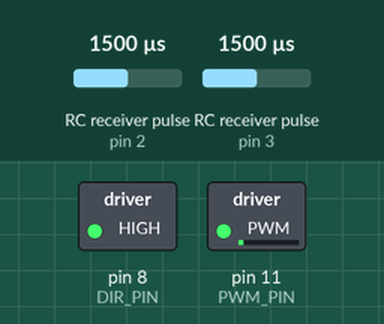
Simulated run of this sketch. Board: Arduino Uno, built with avr-gcc and run on an emulated ATmega328P. On the bench: switched loads named in the sketch (green lamp = pin HIGH). Wiring (inferred from the names in the program): 2 × RC receiver channel: data pin 2 / data pin 3. The test bench sets the inputs (shaded band); at power-on: RC receiver pulse (sensors on pin 2, pin 3) 1500 µs.

Above: at 0.1 s.
Timing chart, 0 to 1.6 s (numbered marks = the images above):
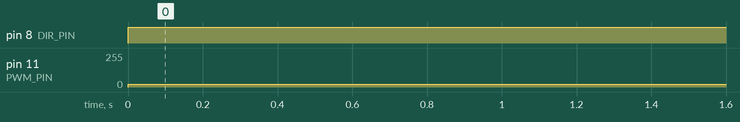

Measured:
- by itself, pin 8 (DIR_PIN): LOW → HIGH at 0.00 s
- by itself, pin 11 (PWM_PIN): 0/255 → 20/255 at 0.00 s

The sketch:

test2_codeur.ino
```cpp
/*
 * LECTURE DES DONNES DU CODEUR INCREMENTALE : SENS et VITESSE
 */

// Debug Arduino communication
#define DEBUG         false

#if DEBUG
#define DEBUG_BEGIN(x);     Serial.begin(x);
#define DEBUG_PRINT(x);     Serial.print(x);
#define DEBUG_PRINTLN(x);   Serial.println(x);
#else
#define DEBUG_BEGIN(x);
#define DEBUG_PRINT(x);
#define DEBUG_PRINTLN(x);
#endif

// Motor
#define PWM_PIN       11
#define DIR_PIN       8
#define BRAKE_PIN     9

// Codeur (pins d'interruptions)
#define CANAL_A_PIN   2
#define CANAL_B_PIN   3

#define RESOLUTION_C  500

// Directions moteurs
#define DIR_STOP      0
#define DIR_FORWARD   1
#define DIR_BACKWARD  2
#define DIR_ERROR     3

// Etats des canaux A et B du codeur

#define STATE_0       0
#define STATE_1       1
#define STATE_2       2
#define STATE_3       3

#define TIMEOUT       1


boolean dir_cmd   = true;          // Commande de Direction de rotation (true -> avant ; false -> arrière) du moteur
volatile int dir_read = 0;         // Commande de Direction de rotation du moteur

unsigned long time_counter_start;  // en [µs]
unsigned long time_counter_stop;   // en [µs]
unsigned long time_diff;           // en [µs]

unsigned long vitesse;             // en [tr/min]

volatile int state = 0;            // Etat actuel du codeur (voir machine à état)
volatile int next_state = 0;       // Etat suivant du codeur (voir machine à état)

volatile boolean imp_A = 0;        // Etat canal A du codeur
volatile boolean imp_B = 0;        // Etat canal B du codeur

volatile int compteurPeriode = 0;  // Compte jusqu'à TIMEOUT avant de faire le calcul de vitesse
volatile int stopvar = 0;

/*
 * Setup the pin outputs
 */
void setup()
{
  // Debug Arduino initialisation
  DEBUG_BEGIN(115200);
  DEBUG_PRINTLN("Demarrage d'une session DEBUG");

  // Motors Driver pins
  pinMode(DIR_PIN , OUTPUT);
  pinMode(PWM_PIN , OUTPUT);

  // Fréquence pwm à 31.3 kHz
  TCCR1B = TCCR1B & B11111000 | B00000001;
  TCCR2B = TCCR2B & B11111000 | B00000001;

  // Initialisation des entrées roue codeuse et de la routine d'interruption
  setup_roues_codeuses();
}

void loop()
{

  if (stopvar==1){
      analogWrite(PWM_PIN , 0);
    }
   else{
      analogWrite(PWM_PIN , 20);
    }
  digitalWrite(DIR_PIN , 1);

  /* test compteur
  time_counter_start = micros();
  delayMicroseconds(1000);
  time_counter_stop = micros();
  time_diff = time_counter_stop - time_counter_start;

  DEBUG_PRINT("Time : ");
  DEBUG_PRINTLN(time_diff);
  */
}

/*
 * Gestion des interruptions :
 *
 * INT0 correspond à la broche 2 des Arduino a base d’AVR et INT1 correspond à la broche 3.
 * Pour accrocher une routine d’interruption à un état ou un changement d’état de l’une de ces
 * broches on va utiliser la fonction attachInterrupt(...).
 *
 * Cette fonction prend 3 arguments :
 * - le numéro d’interruption externe,
 * - la fonction à appeler quand l’interruption survient
 * - la condition selon laquelle l’interruption survient.
 */
/*
 * Setup des informations des roues codeuses
 */
void setup_roues_codeuses()
{
    pinMode(CANAL_A_PIN , INPUT);
    pinMode(CANAL_B_PIN , INPUT);

    attachInterrupt(0, gestion_Codeur, CHANGE);  // Interrpution sur flanc montant/flanc descendant de CANAL_A_PIN
    attachInterrupt(1, gestion_Codeur, CHANGE);  // Interrpution sur flanc montant/flanc descendant de CANAL_B_PIN

    imp_A = digitalRead(CANAL_A_PIN);
    imp_B = digitalRead(CANAL_B_PIN);

    state = get_Encoder_State(imp_A, imp_B); // Etat initial de la sortie codeur
    time_counter_start = micros();
}


void gestion_Codeur()
{
  //if (compteurPeriode == TIMEOUT){
      //timeoutInterrupt();
      //compteurPeriode = 0;
    //}
  //else{compteurPeriode++;}
    // Lecture des canaux A et B du codeur
    imp_A = digitalRead(CANAL_A_PIN);
    imp_B = digitalRead(CANAL_B_PIN);
    //DEBUG_PRINT(imp_A);
    //DEBUG_PRINTLN(imp_B);

    next_state = get_Encoder_State(imp_A, imp_B);

    switch(state)
    {
      case STATE_0 : // 00
        switch(next_state)
        {
          case STATE_0 : dir_read = DIR_STOP;     vitesse = 0; break;
          case STATE_1 : dir_read = DIR_FORWARD;  break;
          case STATE_3 : dir_read = DIR_BACKWARD; break;
          case STATE_2 : Error1();                 break;
        }
        state = next_state;
        break;

      case STATE_1 : // 10
        switch(next_state)
        {
          case STATE_1 : dir_read = DIR_STOP;     vitesse = 0; break;
          case STATE_2 : dir_read = DIR_FORWARD;  break;
          case STATE_0 : dir_read = DIR_BACKWARD; break;
          case STATE_3 : Error1();                 break;
        }
        state = next_state;
        break;

      case STATE_2 : // 11
        switch(next_state)
        {
          case STATE_2 : dir_read = DIR_STOP;     vitesse = 0; break;
          case STATE_3 : dir_read = DIR_FORWARD;  break;
          case STATE_1 : dir_read = DIR_BACKWARD; break;
          case STATE_0 : Error1();                 break;
        }
        state = next_state;
        break;

      case STATE_3 : // 01
        switch(next_state)
        {
          case STATE_3 : dir_read = DIR_STOP;     vitesse = 0;  break;
          case STATE_0 : dir_read = DIR_FORWARD;  break;
          case STATE_2 : dir_read = DIR_BACKWARD; break;
          case STATE_1 : Error1();                 break;
        }
        state = next_state;
        break;

      default :
        Error2();
        break;
    }
}


unsigned int get_Encoder_State(volatile boolean canal_A, volatile boolean canal_B)
{
  if (canal_A == false && canal_B == false)
  {
    return STATE_0;
  }
  else if (canal_A == true && canal_B == false)
  {
    return STATE_1;
  }
  else if (canal_A == true && canal_B == true)
  {
    return STATE_2;
  }
  else if (canal_A == false && canal_B == true)
  {
    return STATE_3;
  }
  else
  {
    Error3();
    return 0;
  }
}


unsigned long change_State_delay()
{
  unsigned long result;
  time_counter_stop = micros();
  result = time_counter_stop - time_counter_start;
  time_counter_start = time_counter_stop;
  return result;
}

void timeoutInterrupt(){
    time_diff = change_State_delay();
    vitesse = vitesse_Moteur(time_diff);
//    DEBUG_PRINT("Vitesse : ");
//    DEBUG_PRINTLN(vitesse);
//    DEBUG_PRINT("Time diff : ");
//    DEBUG_PRINTLN(time_diff);
    DEBUG_PRINT("State : ");
    DEBUG_PRINTLN(state);
}

unsigned long vitesse_Moteur(unsigned long timer)
{
  unsigned long result;
  result = (60000000)*((1/RESOLUTION_C)/timer);
  return result;
}


void Error1()
{
    dir_read = DIR_ERROR;
    //DEBUG_PRINTLN("Passage d'etat impossible");
    stopvar = 1;
}

void Error2()
{
    dir_read = DIR_ERROR;
    DEBUG_PRINTLN("Machine à états perdue");
}

void Error3()
{
    dir_read = DIR_ERROR;
    DEBUG_PRINTLN("Etat inconnu");
}
```
